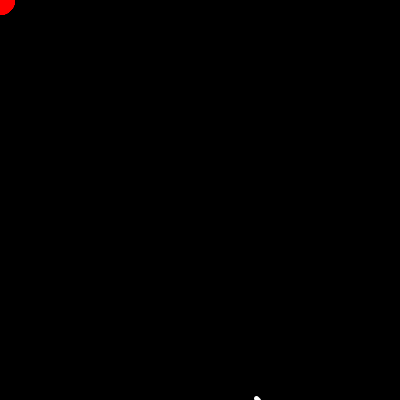
Frame 1 (no input)
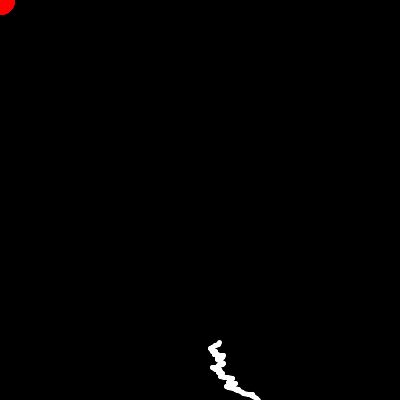
Frame 60 (the mouse pressed at the canvas centre just before this capture)
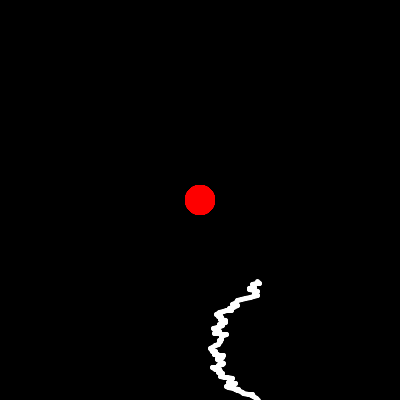
Frame 120 (the mouse held since frame 60 and released just before this capture)

The Processing sketch that drew these frames (run headless with seeded random() and noise(); from frame 60 on, the mouse is pressed at the canvas centre):

// Processing sketch: processing_147246
// ── processing_147246.pde

ArrayList<vine> grow;
//for the next line, new endpoints
float newX = 0;
float newY = 0;

int num = 60;
int x[] = new int[num];
int y[] = new int[num];

void setup(){ 
  size(400,400);
  background(0);
  smooth();
  ellipseMode(RADIUS);
  //initialize array list
grow = new ArrayList<vine>();

 //add first line
grow.add(new vine(random(width),height));

}

void draw(){
  background(0); 
  
    for(int i = x.length-1; i > 0; i--){
    x[i] = x[i-1];
    y[i] = y[i-1];
  }
 
  x[0] = mouseX; //start position
  y[0] = mouseY; //start position
  
  
  for(int i = 0; i < x.length; i++){
   noStroke();
    fill(255, 0, 0, 100);
    ellipse(x[i], y[i], 15, 15);
  }
  
  //naming and initializing new object
    for(int i = 0; i < grow.size(); i++){
    vine stem = grow.get(i);  
    stem.update();
    }
    
//add new stem each frame, with new end point from previous

grow.add(new vine(newX+random(-5,5),newY+(random(-2))));

//draw...

  for(int i = 1; i < grow.size(); i++){
    strokeWeight(5);
    stroke(255);
    line(grow.get(i).posx,grow.get(i).posy,grow.get(i-1).posx,grow.get(i-1).posy);
}

  //if(stem.finished()){
  //grow.remove(i);

}

//vine class
class vine{
  
 //declare variables
  float posx, posy;
  
  //float life;
//class constructor
vine(float x, float y){
  
  posx = x;
  posy = y;

  newX = posx;
  newY = posy; 
  
  //life = 60;
}
//movement method
void update(){
  //updating new x and y position
  newX = posx;
  newY = posy;  
  
  //life --;
  //to prevent line going off window
if(newY <= 0){
  newY = height;
 
} 
if(newX <= 0){
  newY = height;
  newX = random(width);
}
if(newX >= width){
  newY = height;
  newX = random(width);
}
} 
//void display(){
 
 //boolean finished(){
 //if(life<=0){
  //return true;
 //}else{
  //return false;
 } 
